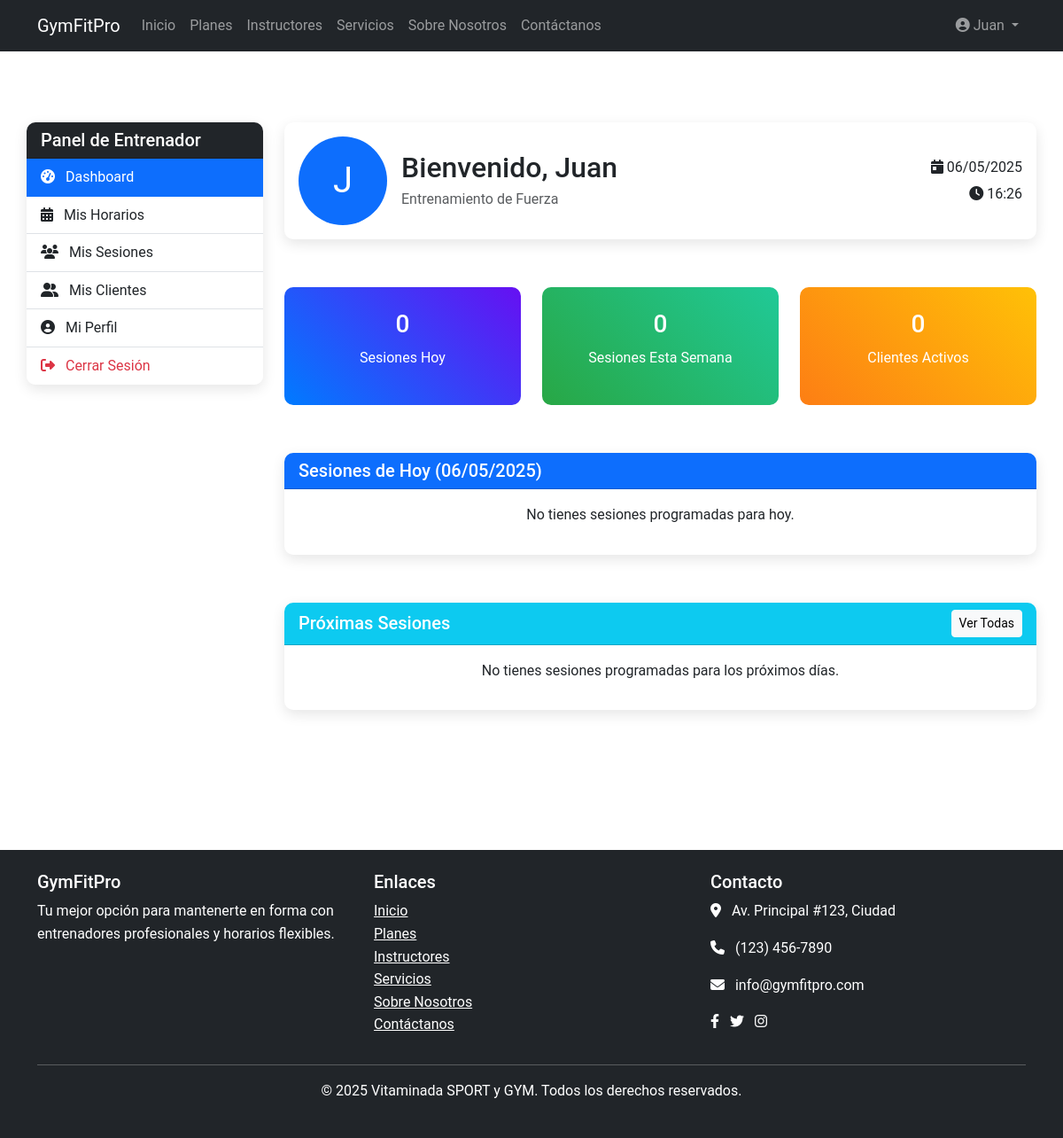
The app's page /entrenador/dashboard.php (signed in) with its own data.
### tables this page shows
CREATE TABLE `entrenadores` (
  `id` int(11) NOT NULL,
  `usuario_id` int(11) NOT NULL,
  `especialidad` varchar(100) DEFAULT NULL,
  `biografia` text DEFAULT NULL,
  `foto` varchar(255) DEFAULT NULL
);

CREATE TABLE `usuarios` (
  `id` int(11) NOT NULL,
  `nombre` varchar(100) NOT NULL,
  `apellido` varchar(100) NOT NULL,
  `email` varchar(100) NOT NULL,
  `password` varchar(255) NOT NULL,
  `telefono` varchar(20) DEFAULT NULL,
  `fecha_registro` datetime DEFAULT current_timestamp(),
  `rol_id` int(11) NOT NULL,
  `estado` tinyint(1) DEFAULT 1
);

### entrenador/dashboard.php (the view, shortened to what this page needs)
<?php
$conn = connectDB();
$userId = $_SESSION['user_id'];
$query = "SELECT e.*, u.nombre, u.apellido, u.email, u.telefono
          FROM entrenadores e
          JOIN usuarios u ON e.usuario_id = u.id
          WHERE e.usuario_id = ?";
$stmt = $conn->prepare($query);
$stmt->bind_param("i", $userId);
$stmt->execute();
$entrenador = $stmt->get_result()->fetch_assoc();
$hoy = date('Y-m-d');
$query = "SELECT COUNT(*) as total_hoy
          FROM reservas r
          JOIN horarios h ON r.horario_id = h.id
          WHERE h.entrenador_id = ? AND r.fecha = ? AND r.estado = 1";
$stmt = $conn->prepare($query);
$stmt->bind_param("is", $entrenador['id'], $hoy);
$stmt->execute();
$sesiones_hoy = $stmt->get_result()->fetch_assoc()['total_hoy'];
$inicio_semana = date('Y-m-d', strtotime('monday this week'));
$fin_semana = date('Y-m-d', strtotime('sunday this week'));
$query = "SELECT COUNT(*) as total_semana
          FROM reservas r
          JOIN horarios h ON r.horario_id = h.id
          WHERE h.entrenador_id = ? AND r.fecha BETWEEN ? AND ? AND r.estado = 1";
$stmt = $conn->prepare($query);
$stmt->bind_param("iss", $entrenador['id'], $inicio_semana, $fin_semana);
$stmt->execute();
$sesiones_semana = $stmt->get_result()->fetch_assoc()['total_semana'];
$query = "SELECT COUNT(DISTINCT r.usuario_id) as total_clientes
          FROM reservas r
          JOIN horarios h ON r.horario_id = h.id
          WHERE h.entrenador_id = ? AND r.estado = 1";
$stmt = $conn->prepare($query);
$stmt->bind_param("i", $entrenador['id']);
$stmt->execute();
$total_clientes = $stmt->get_result()->fetch_assoc()['total_clientes'];
$query = "SELECT r.*, h.hora_inicio, h.hora_fin, s.nombre as servicio_nombre,
          CONCAT(u.nombre, ' ', u.apellido) as cliente_nombre, u.telefono as cliente_telefono
          FROM reservas r
          JOIN horarios h ON r.horario_id = h.id
          JOIN servicios s ON h.servicio_id = s.id
          JOIN usuarios u ON r.usuario_id = u.id
          WHERE h.entrenador_id = ? AND r.fecha = ? AND r.estado = 1
          ORDER BY h.hora_inicio";
$stmt = $conn->prepare($query);
$stmt->bind_param("is", $entrenador['id'], $hoy);
$stmt->execute();
$sesiones_hoy_detalle = $stmt->get_result();
$query = "SELECT r.*, h.dia_semana, h.hora_inicio, h.hora_fin, s.nombre as servicio_nombre,
          CONCAT(u.nombre, ' ', u.apellido) as cliente_nombre
          FROM reservas r
          JOIN horarios h ON r.horario_id = h.id
          JOIN servicios s ON h.servicio_id = s.id
          JOIN usuarios u ON r.usuario_id = u.id
          WHERE h.entrenador_id = ? AND r.fecha BETWEEN ? AND ? AND r.estado = 1
          ORDER BY r.fecha, h.hora_inicio";
$stmt = $conn->prepare($query);
$stmt->bind_param("iss", $entrenador['id'], date('Y-m-d'), date('Y-m-d', strtotime('+7 days')));
$stmt->execute();
$proximas_sesiones = $stmt->get_result();
?>
<?php include '../includes/header.php'; ?>
<div class="container section-padding">
    <div class="row">
        <div class="col-lg-3 mb-4">
            <div class="card">
                <div class="card-header bg-dark text-white">
                    <h5 class="mb-0">Panel de Entrenador</h5>
                </div>
                <div class="list-group list-group-flush">
                    <a href="dashboard.php" class="list-group-item list-group-item-action active">
                        <i class="fas fa-tachometer-alt me-2"></i> Dashboard
                    </a>
                    <a href="horarios.php" class="list-group-item list-group-item-action">
                        <i class="fas fa-calendar-alt me-2"></i> Mis Horarios
                    </a>
                    <a href="sesiones.php" class="list-group-item list-group-item-action">
                        <i class="fas fa-users me-2"></i> Mis Sesiones
                    </a>
                    <a href="clientes.php" class="list-group-item list-group-item-action">
                        <i class="fas fa-user-friends me-2"></i> Mis Clientes
                    </a>
                    <a href="perfil.php" class="list-group-item list-group-item-action">
                        <i class="fas fa-user-circle me-2"></i> Mi Perfil
                    </a>
                    <a href="../auth/logout.php" class="list-group-item list-group-item-action text-danger">
                        <i class="fas fa-sign-out-alt me-2"></i> Cerrar Sesión
                    </a>
                </div>
            </div>
        </div>
        <div class="col-lg-9">
            <div class="row">
                <div class="col-12 mb-4">
                    <div class="card">
                        <div class="card-body">
                            <div class="d-flex align-items-center">
                                <div class="flex-shrink-0">
                                    <?php if (!empty($entrenador['foto'])): ?>
                                        <img src="<?php echo $entrenador['foto']; ?>" alt="Foto de perfil" class="rounded-circle" width="100">
                                    <?php else: ?>
                                        <div class="rounded-circle bg-primary text-white d-flex align-items-center justify-content-center" style="width: 100px; height: 100px; font-size: 2.5rem;">
                                            <?php echo substr($entrenador['nombre'], 0, 1); ?>
                                        </div>
                                    <?php endif; ?>
                                </div>
                                <div class="flex-grow-1 ms-3">
                                    <h2 class="mb-1">Bienvenido, <?php echo $entrenador['nombre']; ?></h2>
                                    <p class="text-muted mb-0"><?php echo $entrenador['especialidad']; ?></p>
                                </div>
                                <div class="text-end">
                                    <p class="mb-1"><i class="fas fa-calendar-day"></i> <?php echo date('d/m/Y'); ?></p>
                                    <p class="mb-0"><i class="fas fa-clock"></i> <?php echo date('H:i'); ?></p>
                                </div>
                            </div>
                        </div>
                    </div>
                </div>
            </div>
            <div class="row mb-4">
                <div class="col-md-4 mb-4 mb-md-0">
                    <div class="dashboard-stat stat-1">
                        <h3><?php echo $sesiones_hoy; ?></h3>
                        <p>Sesiones Hoy</p>
                    </div>
                </div>
                <div class="col-md-4 mb-4 mb-md-0">
                    <div class="dashboard-stat stat-2">
                        <h3><?php echo $sesiones_semana; ?></h3>
                        <p>Sesiones Esta Semana</p>
                    </div>
                </div>
                <div class="col-md-4">
                    <div class="dashboard-stat stat-3">
                        <h3><?php echo $total_clientes; ?></h3>
                        <p>Clientes Activos</p>
                    </div>
                </div>
            </div>
            <div class="row mb-4">
                <div class="col-12">
                    <div class="card">
                        <div class="card-header bg-primary text-white d-flex justify-content-between align-items-center">
                            <h5 class="mb-0">Sesiones de Hoy (<?php echo date('d/m/Y'); ?>)</h5>
                        </div>
                        <div class="card-body">
                            <?php if ($sesiones_hoy_detalle->num_rows > 0): ?>
                                <div class="table-responsive">
                                    <table class="table table-hover">
                                        <thead>
                                            <tr>
                                                <th>Hora</th>
                                                <th>Servicio</th>
                                                <th>Cliente</th>
                                                <th>Contacto</th>
                                                <th>Estado</th>
                                            </tr>
                                        </thead>
                                        <tbody>
                                            <?php while ($sesion = $sesiones_hoy_detalle->fetch_assoc()): ?>
                                                <tr>
                                                    <td><?php echo $sesion['hora_inicio'] . ' - ' . $sesion['hora_fin']; ?></td>
                                                    <td><?php echo $sesion['servicio_nombre']; ?></td>
                                                    <td><?php echo $sesion['cliente_nombre']; ?></td>
                                                    <td><?php echo $sesion['cliente_telefono']; ?></td>
                                                    <td>
                                                        <?php if (strtotime($sesion['hora_inicio']) > time()): ?>
                                                            <span class="badge bg-primary">Pendiente</span>
                                                        <?php elseif (strtotime($sesion['hora_fin']) < time()): ?>
                                                            <a href="completar_sesion.php?id=<?php echo $sesion['id']; ?>" class="btn btn-sm btn-success">Completar</a>
                                                        <?php else: ?>
                                                            <span class="badge bg-warning">En progreso</span>
                                                        <?php endif; ?>
                                                    </td>
                                                </tr>
                                            <?php endwhile; ?>
                                        </tbody>
                                    </table>
                                </div>
                            <?php else: ?>
                                <p class="text-center">No tienes sesiones programadas para hoy.</p>
                            <?php endif; ?>
                        </div>
                    </div>
                </div>
            </div>
            <div class="row">
                <div class="col-12">
                    <div class="card">
                        <div class="card-header bg-info text-white d-flex justify-content-between align-items-center">
                            <h5 class="mb-0">Próximas Sesiones</h5>
                            <a href="sesiones.php" class="btn btn-sm btn-light">Ver Todas</a>
                        </div>
                        <div class="card-body">
                            <?php if ($proximas_sesiones->num_rows > 0): ?>
                                <div class="table-responsive">
                                    <table class="table table-hover">
                                        <thead>
                                            <tr>
                                                <th>Fecha</th>
                                                <th>Hora</th>
                                                <th>Servicio</th>
                                                <th>Cliente</th>
                                            </tr>
                                        </thead>
                                        <tbody>
                                            <?php
                                            $count = 0;
                                            while ($sesion = $proximas_sesiones->fetch_assoc()):
                                                if ($count >= 5) break;
                                                $count++;
                                            ?>
                                                <tr>
                                                    <td><?php echo date('d/m/Y', strtotime($sesion['fecha'])); ?></td>
                                                    <td><?php echo $sesion['hora_inicio'] . ' - ' . $sesion['hora_fin']; ?></td>
                                                    <td><?php echo $sesion['servicio_nombre']; ?></td>
                                                    <td><?php echo $sesion['cliente_nombre']; ?></td>
                                                </tr>
                                            <?php endwhile; ?>
                                        </tbody>
                                    </table>
                                </div>
                            <?php else: ?>
                                <p class="text-center">No tienes sesiones programadas para los próximos días.</p>
                            <?php endif; ?>
                        </div>
                    </div>
                </div>
            </div>
        </div>
    </div>
</div>
<?php include '../includes/footer.php'; ?>

### assets/css/style.css (style rules this page uses)
body { font-family: 'Roboto', sans-serif; color: rgb(6, 136, 6); line-height: 1.6; }
.section-padding { padding: 80px 0; }
.card { transition: transform 0.3s ease, box-shadow 0.3s ease; margin-bottom: 30px; border: none; border-radius: 10px; overflow: hidden; box-shadow: 0 5px 15px rgba(0, 0, 0, 0.1); }
.dashboard-stat { text-align: center; padding: 25px; border-radius: 10px; color: white; margin-bottom: 30px; }
.stat-1 { background: linear-gradient(45deg, #007bff, #6610f2); }
.stat-2 { background: linear-gradient(45deg, #28a745, #20c997); }
.stat-3 { background: linear-gradient(45deg, #fd7e14, #ffc107); }

### records on screen
entrenadores: usuario.nombre "J", usuario.nombre "Juan", especialidad "Entrenamiento de Fuerza"

### other values on screen
$_SESSION['user_name'] "Juan"
$sesiones_hoy "0"
$sesiones_semana "0"
$total_clientes "0"
